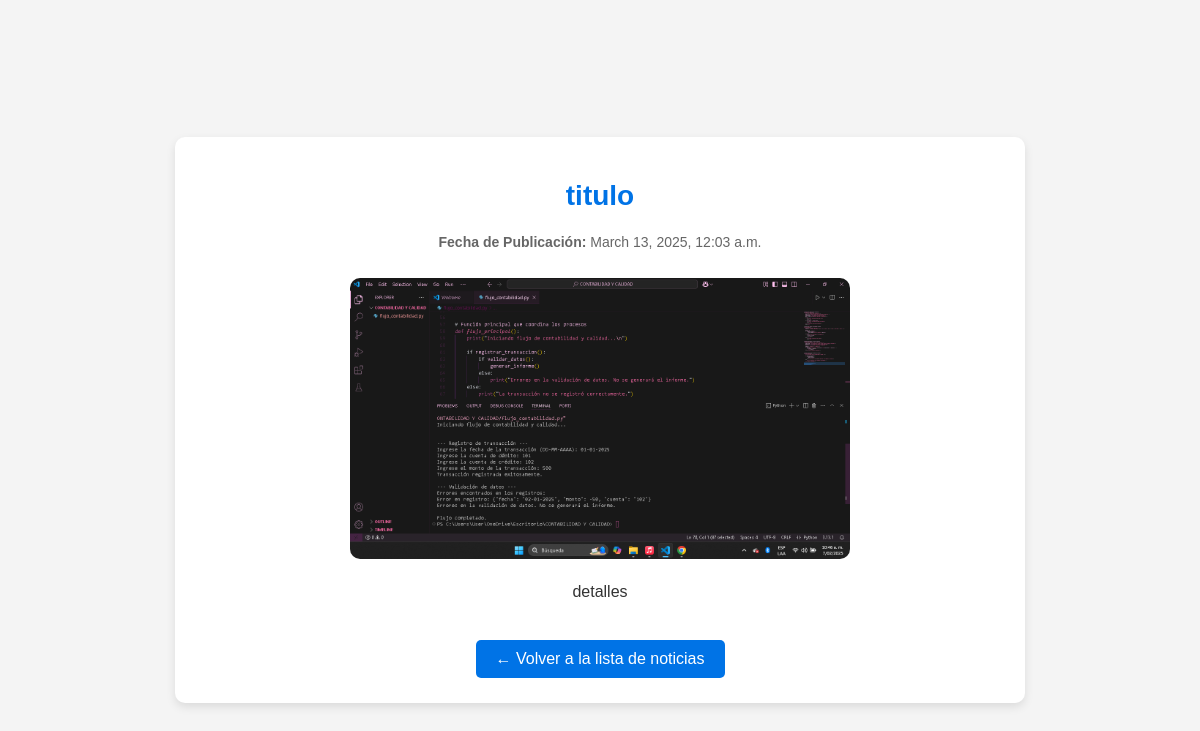
The page /noticias/2/ on the database its author committed.
### articulos/models.py (models this page shows, shortened)
class Noticia(models.Model):
    id = models.AutoField(primary_key=True)
    titulo = models.CharField(max_length=255)
    fecha_publicacion = models.DateTimeField(auto_now_add=True)
    resumen = models.TextField()
    detalle = models.TextField()
    foto = models.ImageField(upload_to='noticias/')
    publicada = models.BooleanField(default=False)

### articulos/views.py (the view)
# urls.py: path('noticias/<int:noticia_id>/', detalle_noticia, name='detalle_noticia'),
def detalle_noticia(request, noticia_id):
    noticia = get_object_or_404(Noticia, id=noticia_id, publicada=True)
    return render(request, 'noticias/detalle_noticia.html', {'noticia': noticia})

### articulos/templates/noticias/detalle_noticia.html (shortened to what this page needs)
<!DOCTYPE html>
<html lang="es">
<head>
</head>
<body>
    <div class="container">
        <h1>{{ noticia.titulo }}</h1>
        <p class="fecha"><strong>Fecha de Publicación:</strong> {{ noticia.fecha_publicacion }}</p>
        {% if noticia.foto %}
            <img src="{{ noticia.foto.url }}" alt="Imagen de {{ noticia.titulo }}">
        {% endif %}
        <p>{{ noticia.detalle }}</p>
        <a href="{% url 'lista_noticias' %}" class="volver">← Volver a la lista de noticias</a>
    </div>
</body>
</html>

### articulos/templates/noticias/detalle_noticia.html (style rules this page uses)
body { font-family: Arial, sans-serif; background-color: #f4f4f4; color: #333; margin: 0; padding: 20px; display: flex; justify-content: center; align-items: center; min-height: 100vh; }
.container { width: 80%; max-width: 800px; background: white; padding: 25px; border-radius: 10px; box-shadow: 0px 4px 10px rgba(0, 0, 0, 0.1); text-align: center; }
h1 { color: #0073e6; font-size: 28px; }
p { font-size: 16px; line-height: 1.6; }
.fecha { color: #666; font-size: 14px; }
img { width: 100%; max-width: 500px; border-radius: 10px; margin-top: 10px; }
.volver { display: inline-block; margin-top: 20px; padding: 10px 20px; background-color: #0073e6; color: white; text-decoration: none; border-radius: 5px; transition: background 0.3s ease-in-out; }

### rows shown on the page
Noticia: titulo "titulo", fecha_publicacion "March 13, 2025, 12:03 a.m.", foto (picture), detalle "detalles"
